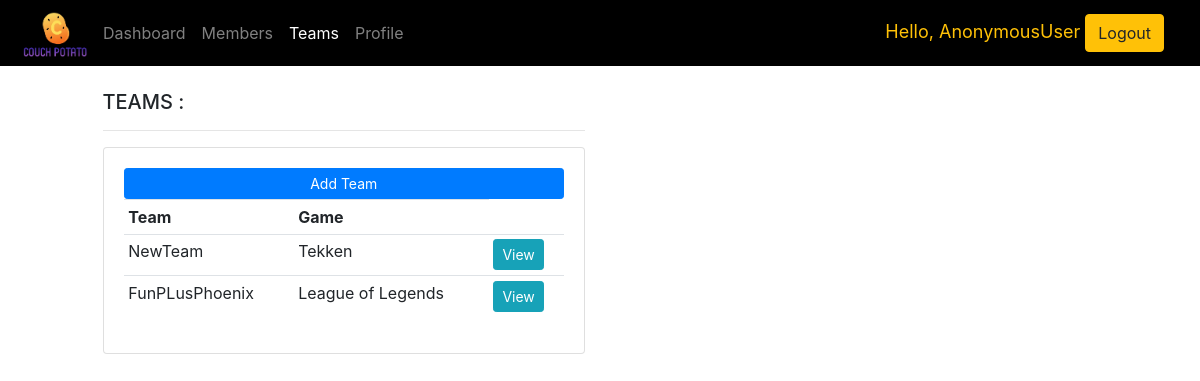
The page /teamlist/ on the database its author committed.
### accounts/models.py (models this page shows, shortened)
class Team(models.Model):
	name = models.CharField(max_length=200, null=True)
	game = models.ForeignKey(Game, null=True, on_delete=models.CASCADE)

class Game(models.Model):
	name = models.CharField(max_length=200, null=True)
	def __str__(self):
		return self.name

### accounts/views.py (the view)
# urls.py: path('teamlist/', views.teamlist, name="teamlist"),
def teamlist(request):
	team = Team.objects.all()
	context={'team':team, 'teamlist':"active"}
	return render(request, 'accounts/teamlist.html', context)

### accounts/templates/accounts/teamlist.html
{% extends 'accounts/main.html' %}
{% block content %}
<br>
<div class="row">
	<div class="col-md-1"></div>
	<div class="col-md-5">
		<h5>TEAMS :</h5>
		<hr>
		<div class="card card-body">
			<a class="btn btn-primary btn-sm btn-block" href="{% url 'addteam' %}">Add Team</a>
			<table class="table table-sm">
				<tr>
					<th>Team</th>
					<th>Game</th>
				</tr>
				{% for i in team %}
					<tr>
						<td>{{i.name}}</td>
						<td>{{i.game}}</td>
						<td><a class="btn btn-sm btn-info" href="{% url 'team' i.id %}">View</a></td>
					</tr>
				{% endfor %}
			</table>
		</div>
	</div>
</div>
{% endblock %}

### rows shown on the page
Team: name "NewTeam", game "Tekken"
Team: name "FunPLusPhoenix", game "League of Legends"

### other values the page prints
{{ request.user }} "AnonymousUser"
